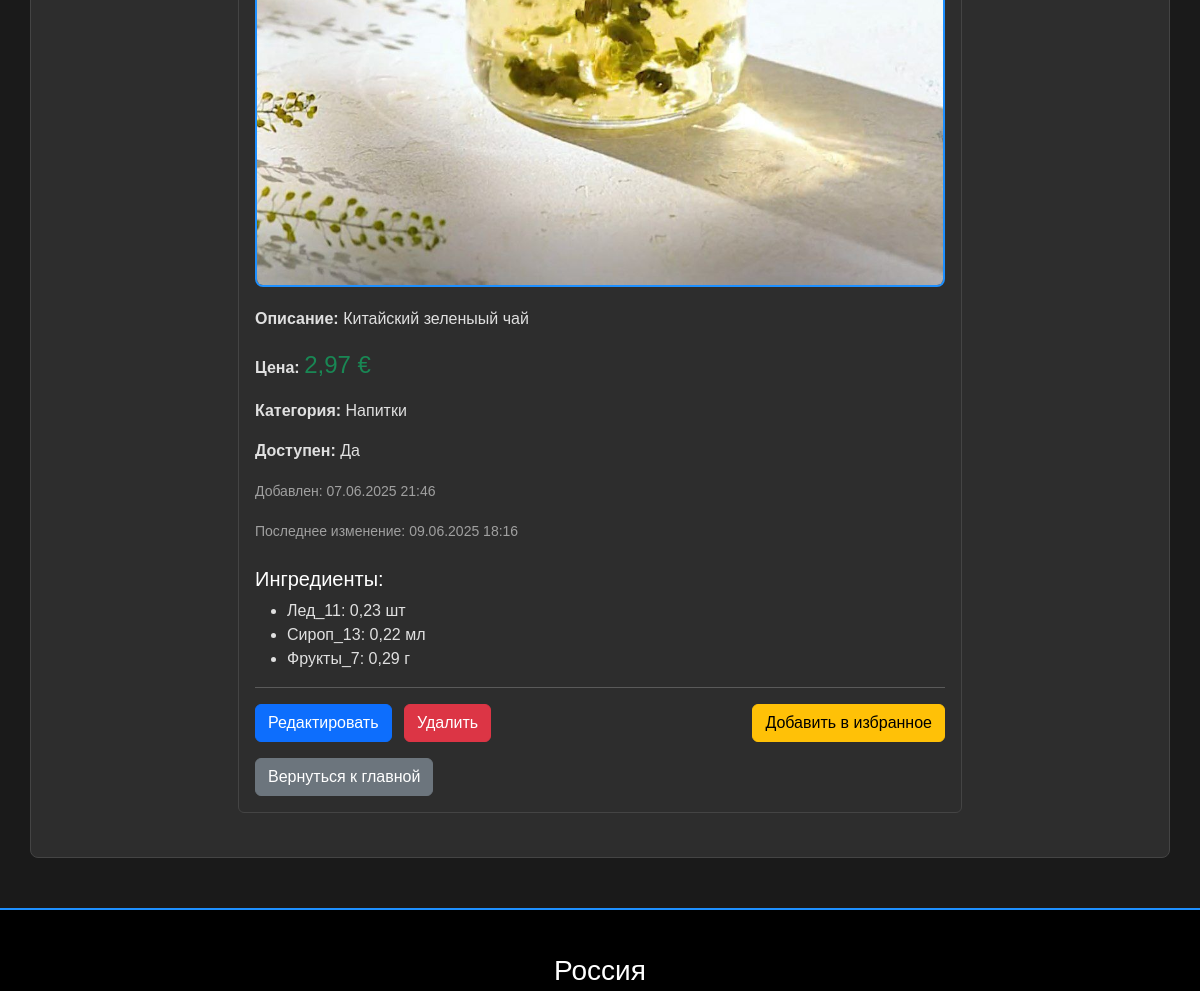
Page /product/57/ (middle part) on the earlier database version.
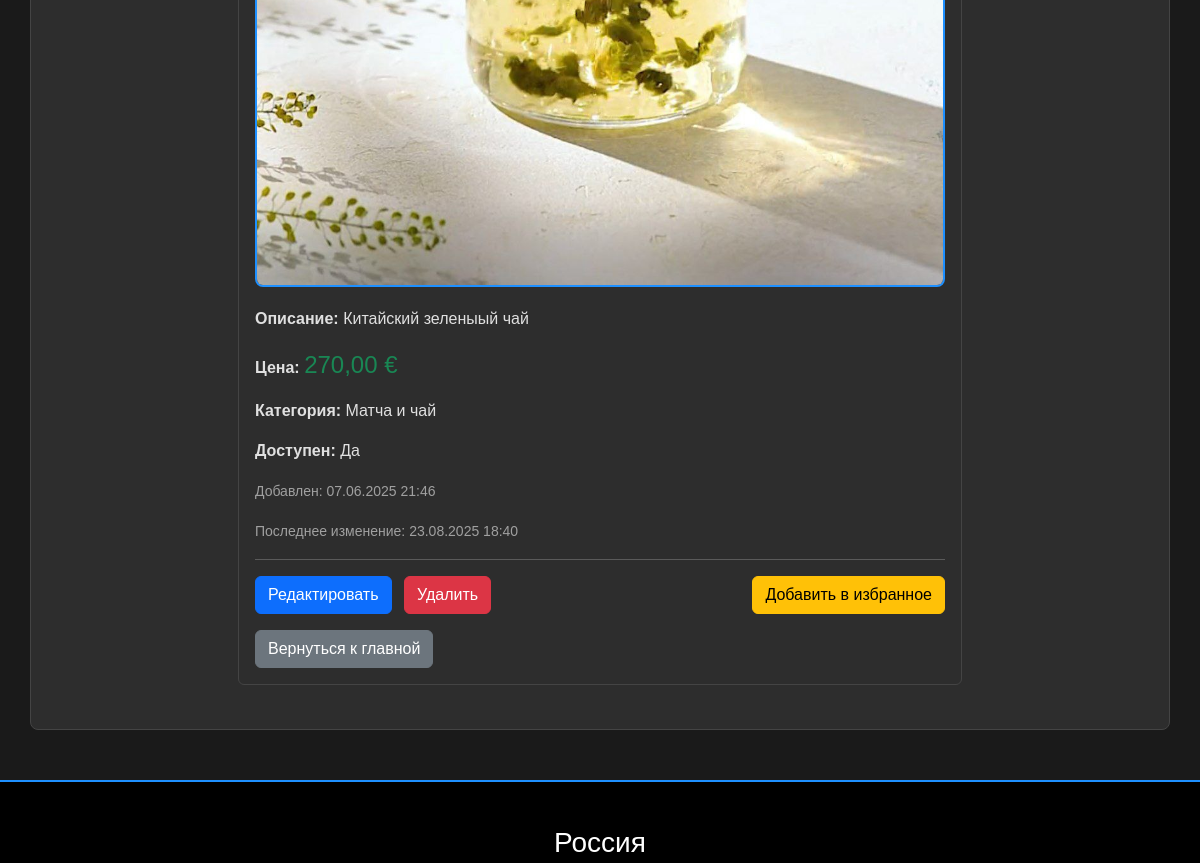
Same page on the later database version.
### main/models.py (models this page shows, shortened)
class Product(models.Model):
    name = models.CharField(max_length=200, verbose_name="Название товара")
    name_en = models.CharField(max_length=200, blank=True, null=True, verbose_name="Название товара (англ.)")
    description = models.TextField(verbose_name="Описание")
    price = models.DecimalField(max_digits=10, decimal_places=2, verbose_name="Цена")
    category = models.ForeignKey(Category, on_delete=models.SET_NULL, null=True, related_name='products', verbose_name="Категория")
    image = models.ImageField(upload_to='products/', blank=True, null=True, verbose_name="Изображение товара")
    is_available = models.BooleanField(default=True, verbose_name="Доступен")
    created_at = models.DateTimeField(auto_now_add=True, verbose_name="Дата добавления")
    updated_at = models.DateTimeField(auto_now=True, verbose_name="Дата последнего изменения")
    class Meta:
        verbose_name = "Товар"
        verbose_name_plural = "Товары"
        ordering = ['name']

class Category(models.Model):
    name = models.CharField(max_length=100, unique=True, verbose_name="Название категории")
    description = models.TextField(blank=True, verbose_name="Описание категории")
    created_at = models.DateTimeField(auto_now_add=True, verbose_name="Дата создания")
    updated_at = models.DateTimeField(auto_now=True, verbose_name="Дата последнего изменения")
    class Meta:
        verbose_name = "Категория"
        verbose_name_plural = "Категории"
        ordering = ['name']

class ProductIngredient(models.Model):
    product = models.ForeignKey(Product, on_delete=models.CASCADE, verbose_name="Товар")
    ingredient = models.ForeignKey(Ingredient, on_delete=models.CASCADE, verbose_name="Ингредиент")
    quantity = models.DecimalField(max_digits=10, decimal_places=2, verbose_name="Количество")
    created_at = models.DateTimeField(auto_now_add=True, verbose_name="Дата создания")
    updated_at = models.DateTimeField(auto_now=True, verbose_name="Дата последнего изменения")
    class Meta:
        unique_together = ('product', 'ingredient')
        verbose_name = "Состав товара"
        verbose_name_plural = "Состав товаров"
        ordering = ['product', 'ingredient']

class Ingredient(models.Model):
    name = models.CharField(max_length=100, unique=True, verbose_name="Название ингредиента")
    description = models.TextField(blank=True, verbose_name="Описание ингредиента")
    unit = models.CharField(max_length=50, verbose_name="Единица измерения")
    created_at = models.DateTimeField(auto_now_add=True, verbose_name="Дата создания")
    updated_at = models.DateTimeField(auto_now=True, verbose_name="Дата последнего изменения")
    class Meta:
        verbose_name = "Ингредиент"
        verbose_name_plural = "Ингредиенты"
        ordering = ['name']

### main/views.py (the view)
# urls.py: path('product/<int:product_id>/', views.product_detail, name='product_detail'),
def product_detail(request, product_id):
    product = get_object_or_404(Product, pk=product_id)
    ingredients = product.productingredient_set.all()
    is_favorite = False
    if request.user.is_authenticated:
        customer, created = Customer.objects.get_or_create(email=request.user.email) # Пример создания/получения Customer из User
        is_favorite = FavoriteProduct.objects.filter(customer=customer, product=product).exists()
    return render(request, 'main/product_detail.html', {'product': product, 'ingredients': ingredients, 'is_favorite': is_favorite})

### main/templates/main/product_detail.html (shortened to what this page needs)
{% extends 'base.html' %}
{% load static %}
{% block content %}
<div class="row">
    <div class="col-md-8 offset-md-2">
        <div class="card mb-4">
            <div class="card-body">
                {% if product.image %}
                    <img src="{{ product.image.url }}" class="product-detail-img img-fluid" alt="{{ product.name }}">
                {% endif %}
                <p class="card-text"><strong>Описание:</strong> {{ product.description|linebreaksbr }}</p>
                <p class="card-text"><strong>Цена:</strong> <span class="text-success fs-4">{{ product.price }} €</span></p>
                <p class="card-text"><strong>Категория:</strong> {{ product.category.name }}</p>
                <p class="card-text"><strong>Доступен:</strong> {% if product.is_available %}Да{% else %}Нет{% endif %}</p>
                <p class="card-text"><small class="text-muted">Добавлен: {{ product.created_at|date:"d.m.Y H:i" }}</small></p>
                <p class="card-text"><small class="text-muted">Последнее изменение: {{ product.updated_at|date:"d.m.Y H:i" }}</small></p>
                {% if ingredients %}
                    <h5 class="mt-4">Ингредиенты:</h5>
                    <ul>
                        {% for pi in ingredients %}
                            <li>{{ pi.ingredient.name }}: {{ pi.quantity }} {{ pi.ingredient.unit }}</li>
                        {% endfor %}
                    </ul>
                {% endif %}
                <hr>
                <div class="d-flex justify-content-between align-items-center">
                    <div>
                        <a href="{% url 'product_edit' product.id %}" class="btn btn-primary me-2">Редактировать</a>
                        <a href="{% url 'product_delete' product.id %}" class="btn btn-danger">Удалить</a>
                    </div>
                    <div>
                        <form action="{% url 'add_to_favorites' product.id %}" method="post" style="display:inline;">
                            <button type="submit" class="btn btn-warning">
                                {% if is_favorite %}Уже в избранном{% else %}Добавить в избранное{% endif %}
                            </button>
                        </form>
                    </div>
                </div>
                <a href="{% url 'home' %}" class="btn btn-secondary mt-3">Вернуться к главной</a>
            </div>
        </div>
    </div>
</div>
{% endblock %}

Differences in the rows shown:
removed ProductIngredient: ingredient.name "Лед_11", quantity "0,23", ingredient.unit "шт"
removed ProductIngredient: ingredient.name "Сироп_13", quantity "0,22", ingredient.unit "мл"
removed ProductIngredient: ingredient.name "Фрукты_7", quantity "0,29", ingredient.unit "г"
changed Product "Китайский зеленыый чай": price "2,97" → "270,00"; category.name "Напитки" → "Матча и чай"; updated_at "09.06.2025 18:16" → "23.08.2025 18:40"
Other differences:
text no longer shown: "Ингредиенты:"
